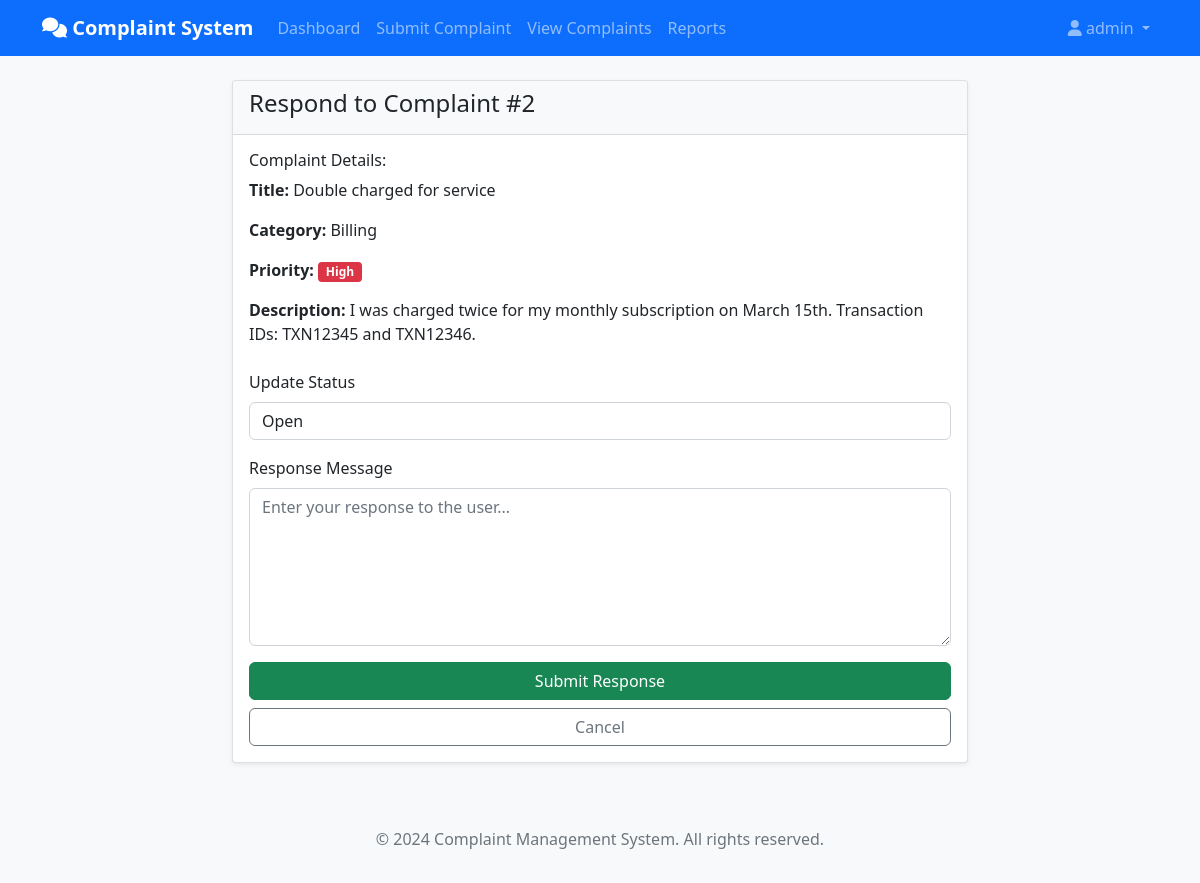
/respond/2 (signed in), run on the app's committed database.
### complaint_management_system/app.py (models this page shows, shortened)
class User(UserMixin, db.Model):
    id = db.Column(db.Integer, primary_key=True)
    username = db.Column(db.String(80), unique=True, nullable=False)
    email = db.Column(db.String(120), unique=True, nullable=False)
    password_hash = db.Column(db.String(500))
    role = db.Column(db.String(20), nullable=False, default='user')  # admin, staff, user
    created_at = db.Column(db.DateTime, default=datetime.utcnow)
    complaints = db.relationship('Complaint', backref='author', lazy=True)
    responses = db.relationship('Response', backref='staff', lazy=True)

class Complaint(db.Model):
    id = db.Column(db.Integer, primary_key=True)
    title = db.Column(db.String(200), nullable=False)
    description = db.Column(db.Text, nullable=False)
    category = db.Column(db.String(50), nullable=False)
    priority = db.Column(db.String(20), default='Medium')  # Low, Medium, High, Critical
    status = db.Column(db.String(20), default='Open')  # Open, In Progress, Resolved, Closed
    user_id = db.Column(db.Integer, db.ForeignKey('user.id'), nullable=False)
    created_at = db.Column(db.DateTime, default=datetime.utcnow)
    updated_at = db.Column(db.DateTime, default=datetime.utcnow, onupdate=datetime.utcnow)
    responses = db.relationship('Response', backref='complaint', lazy=True)

### complaint_management_system/app.py (the view, shortened to what this page needs)
@app.route('/respond/<int:complaint_id>', methods=['GET', 'POST'])
@login_required
def respond_complaint(complaint_id):
    if current_user.role not in ['admin', 'staff']:
        flash('You do not have permission to respond to complaints', 'danger')
        return redirect(url_for('view_complaints'))
    complaint = Complaint.query.get_or_404(complaint_id)
    return render_template('respond.html', complaint=complaint)

### complaint_management_system/app.py (called while the page is built)
@login_manager.user_loader
def load_user(user_id):
    return User.query.get(int(user_id))

### complaint_management_system/Templates/respond.html (shortened to what this page needs)
{% extends "base.html" %}
{% block content %}
<div class="row justify-content-center">
    <div class="col-md-8">
        <div class="card">
            <div class="card-header">
                <h4>Respond to Complaint #{{ complaint.id }}</h4>
            </div>
            <div class="card-body">
                <div class="mb-4">
                    <h6>Complaint Details:</h6>
                    <p><strong>Title:</strong> {{ complaint.title }}</p>
                    <p><strong>Category:</strong> {{ complaint.category }}</p>
                    <p><strong>Priority:</strong>
                        <span class="badge bg-{% if complaint.priority == 'High' %}danger{% elif complaint.priority == 'Medium' %}warning{% else %}info{% endif %}">
                            {{ complaint.priority }}
                        </span>
                    </p>
                    <p><strong>Description:</strong> {{ complaint.description }}</p>
                </div>
                <form method="POST">
                    <div class="mb-3">
                        <label for="status" class="form-label">Update Status</label>
                        <select class="form-control" id="status" name="status" required>
                            <option value="Open" {% if complaint.status == 'Open' %}selected{% endif %}>Open</option>
                        </select>
                    </div>
                    <div class="mb-3">
                        <label for="message" class="form-label">Response Message</label>
                        <textarea class="form-control" id="message" name="message"
                                  rows="6" required placeholder="Enter your response to the user..."></textarea>
                    </div>
                    <div class="d-grid gap-2">
                        <button type="submit" class="btn btn-success">Submit Response</button>
                        <a href="{{ url_for('complaint_detail', complaint_id=complaint.id) }}" class="btn btn-outline-secondary">Cancel</a>
                    </div>
                </form>
            </div>
        </div>
    </div>
</div>
{% endblock %}

### complaint_management_system/Templates/base.html (shortened to what this page needs)
<!DOCTYPE html>
<html lang="en">
<head>
    <link href="https://cdn.jsdelivr.net/npm/bootstrap@5.1.3/dist/css/bootstrap.min.css" rel="stylesheet">
    <link href="https://cdnjs.cloudflare.com/ajax/libs/font-awesome/6.0.0/css/all.min.css" rel="stylesheet">
    <link href="{{ url_for('static', filename='css/style.css') }}" rel="stylesheet">
</head>
<body>
    <nav class="navbar navbar-expand-lg navbar-dark bg-primary">
        <div class="container">
            <a class="navbar-brand" href="{{ url_for('dashboard') }}">
                <i class="fas fa-comments"></i> Complaint System
            </a>
            <div class="collapse navbar-collapse" id="navbarNav">
                {% if current_user.is_authenticated %}
                <ul class="navbar-nav me-auto">
                    <li class="nav-item">
                        <a class="nav-link" href="{{ url_for('dashboard') }}">Dashboard</a>
                    </li>
                    <li class="nav-item">
                        <a class="nav-link" href="{{ url_for('submit_complaint') }}">Submit Complaint</a>
                    </li>
                    <li class="nav-item">
                        <a class="nav-link" href="{{ url_for('view_complaints') }}">View Complaints</a>
                    </li>
                    {% if current_user.role in ['admin', 'staff'] %}
                    <li class="nav-item">
                        <a class="nav-link" href="{{ url_for('report') }}">Reports</a>
                    </li>
                    {% endif %}
                </ul>
                <ul class="navbar-nav">
                    <li class="nav-item dropdown">
                        <a class="nav-link dropdown-toggle" href="#" id="navbarDropdown" role="button" data-bs-toggle="dropdown">
                            <i class="fas fa-user"></i> {{ current_user.username }}
                        </a>
                    </li>
                </ul>
                {% endif %}
            </div>
        </div>
    </nav>
    <div class="container mt-4">
        {% block content %}{% endblock %}
    </div>
    <footer class="bg-light text-center text-muted py-3 mt-5">
        <div class="container">
            <p>&copy; 2024 Complaint Management System. All rights reserved.</p>
        </div>
    </footer>
</body>
</html>

### complaint_management_system/static/style.css (style rules this page uses)
body { background-color: #f8f9fa; }
.card { box-shadow: 0 0.125rem 0.25rem rgba(0, 0, 0, 0.075); border: 1px solid rgba(0, 0, 0, 0.125); }
.card-header { background-color: #f8f9fa; border-bottom: 1px solid rgba(0, 0, 0, 0.125); }
.navbar-brand { font-weight: bold; }
.badge { font-size: 0.75em; }
.btn { border-radius: 0.375rem; }
.form-control { border-radius: 0.375rem; }

### data on the page
User: username "admin"
Complaint: id "2", title "Double charged for service", category "Billing", priority "High", description "I was charged twice for my monthly subscription on March 15th. Transaction IDs: TXN12345 and TXN12346.", status "Open"
